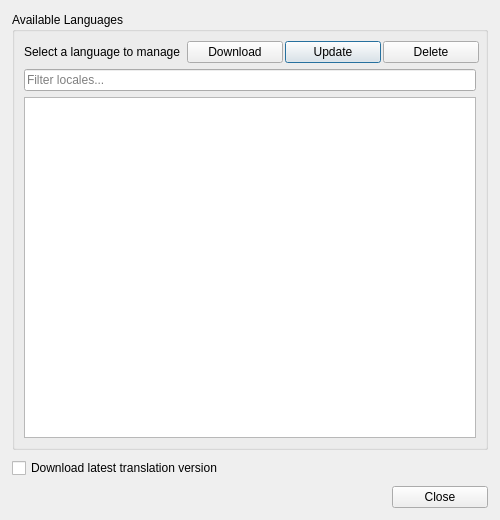
<?xml version="1.0" encoding="UTF-8"?>
<ui version="4.0">
 <class>dlg_admin_i18n_manage_language</class>
 <widget class="QDialog" name="dlg_admin_i18n_manage_language">
  <property name="geometry">
   <rect>
    <x>0</x>
    <y>0</y>
    <width>500</width>
    <height>520</height>
   </rect>
  </property>
  <property name="minimumSize">
   <size>
    <width>440</width>
    <height>420</height>
   </size>
  </property>
  <property name="windowTitle">
   <string>Manage language</string>
  </property>
  <layout class="QVBoxLayout" name="verticalLayout">
   <property name="spacing">
    <number>8</number>
   </property>
   <property name="leftMargin">
    <number>12</number>
   </property>
   <property name="topMargin">
    <number>12</number>
   </property>
   <property name="rightMargin">
    <number>12</number>
   </property>
   <property name="bottomMargin">
    <number>12</number>
   </property>
   <item>
    <widget class="QGroupBox" name="grb_locales">
     <property name="title">
      <string>Available Languages</string>
     </property>
     <layout class="QVBoxLayout" name="layout_locales">
      <property name="spacing">
       <number>6</number>
      </property>
      <item>
       <layout class="QHBoxLayout" name="lyt_actions">
        <item>
         <widget class="QLabel" name="lbl_language">
          <property name="sizePolicy">
           <sizepolicy hsizetype="Expanding" vsizetype="Preferred">
            <horstretch>1</horstretch>
            <verstretch>0</verstretch>
           </sizepolicy>
          </property>
          <property name="text">
           <string>Select a language to manage</string>
          </property>
         </widget>
        </item>
        <item>
         <layout class="QGridLayout" name="lyt_action_buttons">
          <item row="1" column="2">
           <widget class="QPushButton" name="btn_update">
            <property name="minimumSize">
             <size>
              <width>96</width>
              <height>0</height>
             </size>
            </property>
            <property name="text">
             <string>Update</string>
            </property>
           </widget>
          </item>
          <item row="1" column="1">
           <widget class="QPushButton" name="btn_download">
            <property name="minimumSize">
             <size>
              <width>96</width>
              <height>0</height>
             </size>
            </property>
            <property name="text">
             <string>Download</string>
            </property>
           </widget>
          </item>
          <item row="1" column="3">
           <widget class="QPushButton" name="btn_delete">
            <property name="minimumSize">
             <size>
              <width>96</width>
              <height>0</height>
             </size>
            </property>
            <property name="text">
             <string>Delete</string>
            </property>
           </widget>
          </item>
          <item row="1" column="0">
           <spacer name="horizontalSpacer">
            <property name="orientation">
             <enum>Qt::Horizontal</enum>
            </property>
            <property name="sizeHint" stdset="0">
             <size>
              <width>40</width>
              <height>20</height>
             </size>
            </property>
           </spacer>
          </item>
         </layout>
        </item>
       </layout>
      </item>
      <item>
       <widget class="QLineEdit" name="txt_filter">
        <property name="placeholderText">
         <string>Filter locales...</string>
        </property>
        <property name="clearButtonEnabled">
         <bool>true</bool>
        </property>
       </widget>
      </item>
      <item>
       <widget class="QTableView" name="tbl_locales">
        <property name="alternatingRowColors">
         <bool>true</bool>
        </property>
        <property name="selectionMode">
         <enum>QAbstractItemView::SingleSelection</enum>
        </property>
        <property name="selectionBehavior">
         <enum>QAbstractItemView::SelectRows</enum>
        </property>
        <property name="sortingEnabled">
         <bool>true</bool>
        </property>
       </widget>
      </item>
     </layout>
    </widget>
   </item>
   <item>
    <widget class="QCheckBox" name="chk_download_latest">
     <property name="toolTip">
      <string>Download translations from the latest published version instead of the version matched to this plugin. For advanced users only.</string>
     </property>
     <property name="text">
      <string>Download latest translation version</string>
     </property>
    </widget>
   </item>
   <item>
    <layout class="QGridLayout" name="lyt_buttons">
     <item row="0" column="1">
      <spacer name="horizontalSpacer_footer">
       <property name="orientation">
        <enum>Qt::Horizontal</enum>
       </property>
       <property name="sizeHint" stdset="0">
        <size>
         <width>40</width>
         <height>20</height>
        </size>
       </property>
      </spacer>
     </item>
     <item row="0" column="2">
      <widget class="QPushButton" name="btn_close">
       <property name="minimumSize">
        <size>
         <width>96</width>
         <height>0</height>
        </size>
       </property>
       <property name="text">
        <string>Close</string>
       </property>
      </widget>
     </item>
     <item row="0" column="0">
      <widget class="QLabel" name="lbl_downloading">
       <property name="text">
        <string/>
       </property>
      </widget>
     </item>
    </layout>
   </item>
  </layout>
 </widget>
 <resources/>
 <connections/>
</ui>
